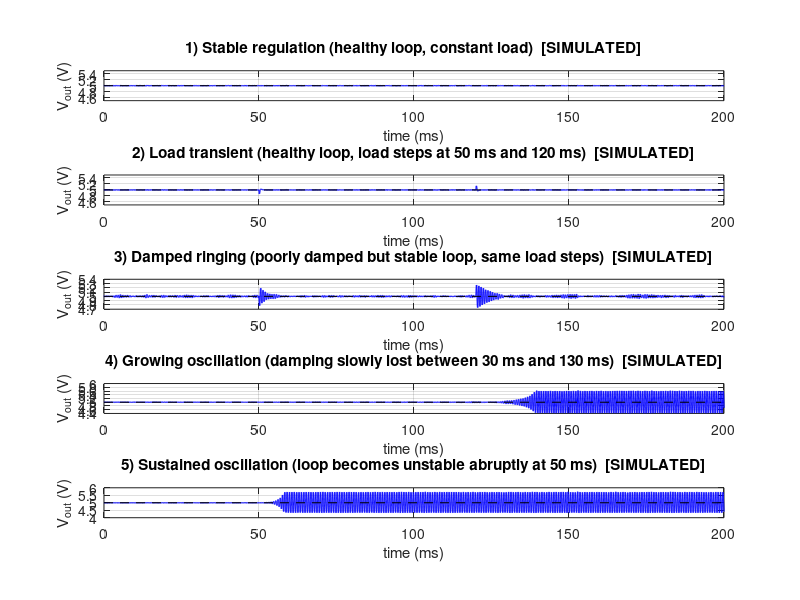
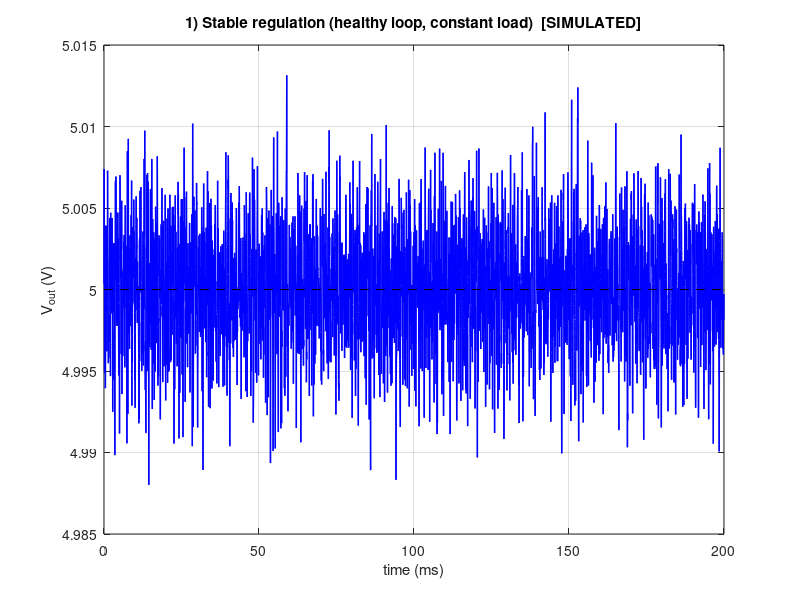
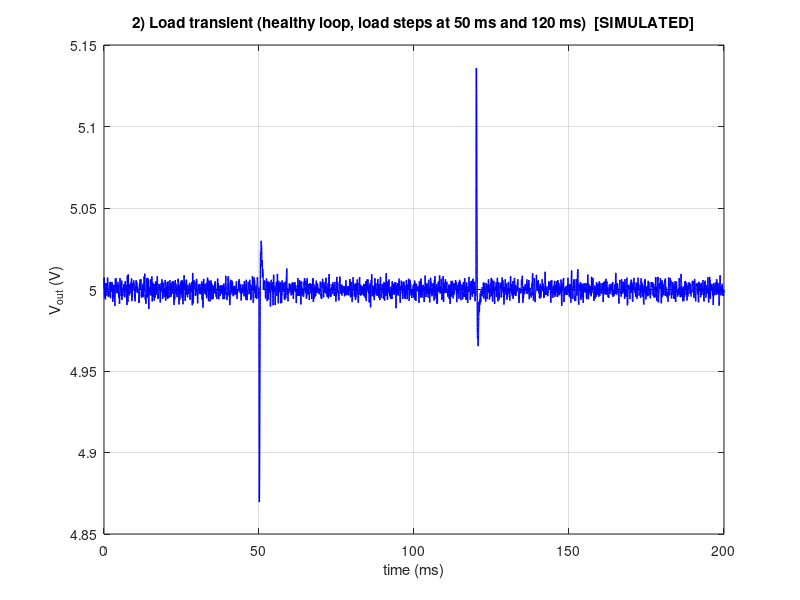
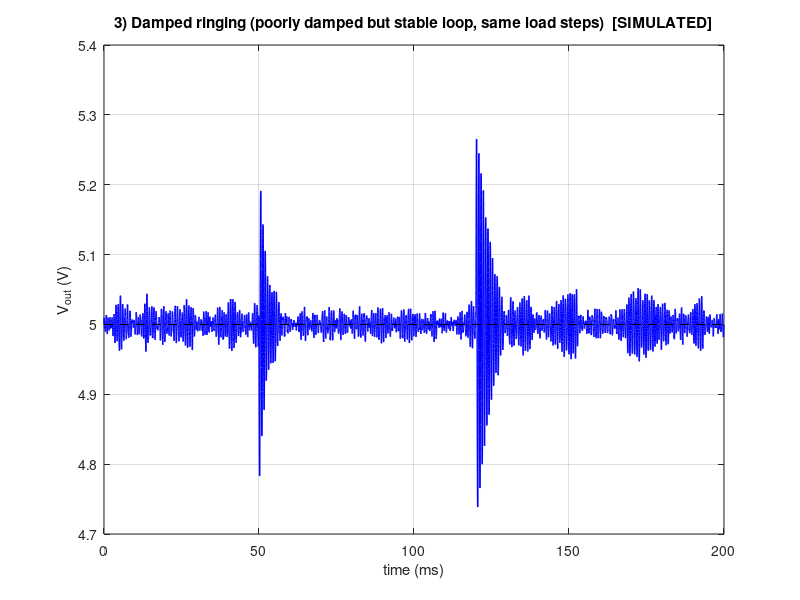

Recreate these plots in MATLAB, in order.
%% =====================================================================
%  buck_sim.m
%  Simplified CLOSED-LOOP BUCK REGULATOR  (averaged, control-oriented model)
%  Project : Predictive Oscillation Detection for Switching Power Regulators
%  Tool    : GNU Octave (tested on 8.x)
%
%  WHAT THIS FILE DOES
%    1. Simulates VOUT(t) of a buck regulator under five conditions:
%         stable, transient, ringing, growing, oscillation
%    2. Plots VOUT vs time for each condition  (PNG files are saved too)
%    3. Writes one CSV per condition:   time_s, Vout_V, iL_A, duty, Rload_ohm
%
%  ALL RESULTS ARE SIMULATED.  Nothing here is measured hardware data.
%
%  HOW TO RUN
%    octave buck_sim.m            (from a terminal)
%    or open Octave and type:  buck_sim
%  Output goes to the folder  ./data/
%  =====================================================================
1;   % <- tells Octave this is a SCRIPT file that also contains functions

%% ---------------------------------------------------------------------
%  SECTION 1 : PHYSICAL PARAMETERS OF THE REGULATOR
%  ---------------------------------------------------------------------
function P = default_params()
  P.Vin   = 12;        % [V]   input voltage (e.g. 12 V supply)
  P.Vref  = 5;         % [V]   target output voltage (regulator setpoint)
  P.fsw   = 100e3;     % [Hz]  switching frequency (used for ripple estimate only)
  P.L     = 100e-6;    % [H]   inductor
  P.C     = 220e-6;    % [F]   output capacitor
  P.RL    = 0.05;      % [ohm] inductor winding resistance (DCR) - gives a little natural damping
  P.Dmax  = 0.95;      % duty-cycle limit (controller cannot ask for more)
  P.Ipos  = 2.0;       % [A]   peak inductor-current limit (protection circuit)
  P.Ineg  = -0.5;      % [A]   reverse-current limit (synchronous rectifier protection)
  P.Tf    = 16e-6;     % [s]   time-constant of the derivative filter (~10 kHz corner)
  P.R0    = 10;        % [ohm] nominal load  (5 V / 10 ohm = 0.5 A)

  % Small random jitter on the load current.  Real loads are never perfectly
  % constant.  It is also the "seed" that lets an unstable loop start to
  % oscillate (in a perfect model, an unstable loop sitting exactly at its
  % equilibrium would never move).
  P.i_noise_rms = 15e-3;  % [A]   RMS of load-current jitter (3% of 0.5 A)
  P.noise_hold  = 50e-6;  % [s]   jitter changes every 50 us
  P.seed        = 1;      % fixed seed -> results are repeatable

  % Simulation numerics
  P.dt   = 2e-6;       % [s]   integration step (500 kHz)  << resonance period (~0.7 ms)
  P.Tend = 0.200;      % [s]   length of each simulation
  P.dec  = 5;          % store every 5th step -> saved sample rate = 1/(5*dt) = 100 kS/s
end

%% ---------------------------------------------------------------------
%  SECTION 2 : THE SIMULATOR  (averaged buck + PID voltage controller)
%
%  AVERAGED MODEL  -  the two equations we actually integrate:
%
%      L * diL/dt = d*Vin - vC - RL*iL          (inductor:  voltage = L di/dt)
%      C * dvC/dt = iL - vC/R - i_jitter        (capacitor: current = C dv/dt)
%
%    d  = duty cycle (0..Dmax) = fraction of each switching period the
%         high-side switch is ON.  Averaged over one period, the switch node
%         voltage is d*Vin.  THIS AVERAGING IS THE SIMPLIFICATION.
%    iL = inductor current,  vC = capacitor voltage = VOUT (ESR neglected)
%
%  CONTROLLER (voltage-mode PID):
%      e = Vref - Vout
%      d = Kp*e + I + Kd * d/dt(e)         with   dI/dt = Ki*e
%    Kp : reacts to present error         Ki : removes the steady error
%    Kd : reacts to how fast the error changes -> ADDS DAMPING
%
%  Scenario struct S fields:
%    S.g0     = [Kp Ki Kd]  controller gains at the start ("healthy")
%    S.g1     = [Kp Ki Kd]  gains after degradation
%    S.t_deg  = [t0 t1]     gains change linearly from g0 to g1 between t0 and t1
%                           (t1 == t0 means an abrupt change)
%    S.load_t = [..]        times at which the load resistance changes
%    S.load_R = [..]        load resistance from that time onward
%% ---------------------------------------------------------------------
function out = simulate_buck(P, S)
  dt = P.dt;  N = round(P.Tend / dt);
  t  = (0:N-1) * dt;

   % --- gain schedule: alpha = 0 (healthy) ... 1 (degraded) -------------
  alpha = zeros(1, N);
  t0d = S.t_deg(1);
  t1d = S.t_deg(2);
  for k = 1:N
    tk = t(k);
    if t1d <= t0d
      % Abrupt change at t0d
      if tk >= t0d
        alpha(k) = 1;
      else
        alpha(k) = 0;
      end
    else
      if tk < t0d
        alpha(k) = 0;
      elseif tk >= t1d
        alpha(k) = 1;
      else
        alpha(k) = (tk - t0d) / (t1d - t0d);
      end
    end
  end
  Kp = S.g0(1) + alpha * (S.g1(1) - S.g0(1));
  Ki = S.g0(2) + alpha * (S.g1(2) - S.g0(2));
  Kd = S.g0(3) + alpha * (S.g1(3) - S.g0(3));

   % --- load resistance versus time -------------------------------------
  Rk = P.R0 * ones(1, N);
  lt = S.load_t;
  lR = S.load_R;
  for i = 1:numel(lt)
    ti = lt(i);
    Ri = lR(i);
    idx = find(t >= ti);
    if ~isempty(idx)
      Rk(idx) = Ri;
    end
  end

  % --- load-current jitter (piecewise constant, repeatable) -------------
  randn("state", P.seed);
  hold_n  = round(P.noise_hold / dt);
  jit_raw = P.i_noise_rms * randn(1, ceil(N / hold_n) + 1);
  jit     = jit_raw(floor((0:N-1) / hold_n) + 1);

  % --- initial state = steady state at the initial load ------------------
  vC = P.Vref;
  iL = P.Vref / Rk(1);
  I  = (P.Vref + P.RL * iL) / P.Vin;   % duty that holds Vref at steady state
  ef = 0;                              % filtered error (for derivative)

  % --- storage (every P.dec-th step) ------------------------------------
  M = ceil(N / P.dec);
  o_t = zeros(M,1); o_v = o_t; o_i = o_t; o_d = o_t; o_r = o_t;
  m = 0;

  for k = 1:N
    % ---- controller -----------------------------------------------------
    e     = P.Vref - vC;
    dterm = Kd(k) * (e - ef) / P.Tf;        % filtered derivative  s/(Tf*s+1)
    ef    = ef + dt * (e - ef) / P.Tf;
    I     = I + dt * Ki(k) * e;             % integrator
    I     = min(max(I, 0), P.Dmax);         % anti-windup clamp
    d     = Kp(k) * e + I + dterm;
    d     = min(max(d, 0), P.Dmax);         % duty limits: 0 ... Dmax  (SATURATION)

    % ---- power stage (averaged) -----------------------------------------
    % Semi-implicit Euler: update iL first, then use the NEW iL to update vC.
    % (Plain Euler slowly adds fake energy to an LC circuit; this ordering
    %  does not.)
    iL = iL + dt * (d * P.Vin - vC - P.RL * iL) / P.L;
    iL = min(max(iL, P.Ineg), P.Ipos);      % current limit: real chips have one,
                                            % so an oscillation cannot grow forever
    vC = vC + dt * (iL - vC / Rk(k) - jit(k)) / P.C;

    % ---- store ----------------------------------------------------------
    if mod(k-1, P.dec) == 0
      m = m + 1;
      o_t(m) = t(k);  o_v(m) = vC;  o_i(m) = iL;  o_d(m) = d;  o_r(m) = Rk(k);
    end
  end

  out.t = o_t(1:m);  out.vout = o_v(1:m);  out.iL = o_i(1:m);
  out.duty = o_d(1:m);  out.R = o_r(1:m);
end

%% ---------------------------------------------------------------------
%  SECTION 3 : LINEAR SANITY CHECK  (closed-loop poles)
%  Small-signal plant:  Vout/d = Vin / (L*C*s^2 + (L/R + RL*C)*s + 1 + RL/R)
%  If any closed-loop pole has a POSITIVE real part the loop is unstable.
%  Returns the least-damped complex pole pair (frequency and damping ratio).
%% ---------------------------------------------------------------------
function [f_hz, zeta, max_re] = least_damped_pole(P, R, g)
  a2 = P.L * P.C;  a1 = P.L / R + P.RL * P.C;  a0 = 1 + P.RL / R;
  Kp = g(1); Ki = g(2); Kd = g(3);
  nc = conv([Kp Ki], [P.Tf 1]) + [Kd 0 0];   % controller numerator
  dc = conv([1 0],    [P.Tf 1]);             % controller denominator
  ch = conv(dc, [a2 a1 a0]);                 % characteristic polynomial ...
  q  = P.Vin * nc;
  q  = [zeros(1, numel(ch) - numel(q)) q];
  p  = roots(ch + q);                        % ... its roots are the poles
  max_re = max(real(p));
  c = p(abs(imag(p)) > 1);                   % complex poles only
  if isempty(c)
    f_hz = NaN; zeta = NaN;
  else
    [~, i] = min(-real(c) ./ abs(c));        % smallest damping ratio
    f_hz = abs(c(i)) / (2*pi);
    zeta = -real(c(i)) / abs(c(i));
  end
end

%% =====================================================================
%  MAIN PROGRAM
%% =====================================================================
P = default_params();
if ~exist("data", "dir"), mkdir("data"); end
SHOW_PLOTS = true;      % set false to only save PNGs (no windows)

%% ---- Design numbers (printed so you can quote them in the viva) --------
D0    = P.Vref / P.Vin;                          % ideal duty cycle
f0    = 1 / (2*pi*sqrt(P.L * P.C));              % LC resonant frequency
Zc    = sqrt(P.L / P.C);                         % characteristic impedance
dIL   = (P.Vin - P.Vref) * D0 / (P.L * P.fsw);   % inductor ripple current (p-p)
dVsw  = dIL / (8 * P.C * P.fsw);                 % capacitor ripple voltage (p-p, ideal C)
printf("\n=== DESIGN NUMBERS (simulated regulator) ===\n");
printf("Vin = %g V, Vref = %g V, ideal duty D = Vref/Vin = %.3f\n", P.Vin, P.Vref, D0);
printf("fsw = %g kHz, L = %g uH, C = %g uF, nominal load = %g ohm (%.2f A)\n", ...
       P.fsw/1e3, P.L*1e6, P.C*1e6, P.R0, P.Vref/P.R0);
printf("LC resonant frequency f0 = 1/(2*pi*sqrt(LC)) = %.0f Hz\n", f0);
printf("Switching ripple that the AVERAGED model leaves out:\n");
printf("   inductor ripple current  = %.3f A p-p\n", dIL);
printf("   output ripple voltage    = %.2f mV p-p  (ideal capacitor)\n", dVsw*1e3);
printf("   fsw / f0 = %.0f  -> switching is far faster than the loop dynamics\n\n", P.fsw/f0);

%% ---- The five scenarios --------------------------------------------------
%  Gain sets [Kp Ki Kd]:
G_healthy = [0.05 200 2e-5];   % well damped (Kd provides damping)
G_ringing = [0.05  80 0   ];   % Kd removed -> LC resonance barely damped, still stable
G_marg    = [0.05 200 0   ];   % Kd removed, Ki as before -> loop just barely unstable
G_bad     = [0.05 300 0   ];   % Kd removed and Ki high -> clearly unstable

step_t = [0.050 0.120];        % load steps: 10 ohm -> 5 ohm at 50 ms, back to 10 ohm at 120 ms
step_R = [5     10   ];

S = struct("name", {}, "g0", {}, "g1", {}, "t_deg", {}, "load_t", {}, "load_R", {}, "title", {});

S(1).name = "stable";      S(1).g0 = G_healthy; S(1).g1 = G_healthy; S(1).t_deg = [0 0];
S(1).load_t = [];          S(1).load_R = [];
S(1).title = "1) Stable regulation (healthy loop, constant load)";

S(2).name = "transient";   S(2).g0 = G_healthy; S(2).g1 = G_healthy; S(2).t_deg = [0 0];
S(2).load_t = step_t;      S(2).load_R = step_R;
S(2).title = "2) Load transient (healthy loop, load steps at 50 ms and 120 ms)";

S(3).name = "ringing";     S(3).g0 = G_ringing; S(3).g1 = G_ringing; S(3).t_deg = [0 0];
S(3).load_t = step_t;      S(3).load_R = step_R;
S(3).title = "3) Damped ringing (poorly damped but stable loop, same load steps)";

S(4).name = "growing";     S(4).g0 = G_healthy; S(4).g1 = G_marg; S(4).t_deg = [0.030 0.130];
S(4).load_t = [];          S(4).load_R = [];
S(4).title = "4) Growing oscillation (damping slowly lost between 30 ms and 130 ms)";

S(5).name = "oscillation"; S(5).g0 = G_healthy; S(5).g1 = G_bad; S(5).t_deg = [0.050 0.050];
S(5).load_t = [];          S(5).load_R = [];
S(5).title = "5) Sustained oscillation (loop becomes unstable abruptly at 50 ms)";

%% ---- Run, check poles, save CSV, plot ------------------------------------
res = cell(1, numel(S));
for s = 1:numel(S)
  printf("Simulating %-12s ... ", S(s).name); fflush(stdout);
  tic; res{s} = simulate_buck(P, S(s)); printf("done (%.1f s)\n", toc);

  o = res{s};
  M = [o.t, o.vout, o.iL, o.duty, o.R];
  fid = fopen(fullfile("data", [S(s).name ".csv"]), "w");
  fprintf(fid, "time_s,Vout_V,iL_A,duty,Rload_ohm\n");
  fprintf(fid, "%.6f,%.6f,%.6f,%.5f,%.2f\n", M.');
  fclose(fid);

  [f_a, z_a, mr_a] = least_damped_pole(P, P.R0, S(s).g0);
  [f_b, z_b, mr_b] = least_damped_pole(P, P.R0, S(s).g1);
  printf("   linear check (R = %g ohm): start gains -> f=%.0f Hz, zeta=%.3f, max Re(pole)=%+.0f 1/s\n", ...
         P.R0, f_a, z_a, mr_a);
  if any(S(s).g1 ~= S(s).g0)
    printf("                             end gains   -> f=%.0f Hz, zeta=%.3f, max Re(pole)=%+.0f 1/s\n", ...
           f_b, z_b, mr_b);
  end
end
printf("\nCSV files written to ./data/  (SIMULATED data)\n");

%% ---- Plots ------------------------------------------------------------------
if ~SHOW_PLOTS, set(0, "defaultfigurevisible", "off"); end
fig = figure("position", [100 50 1000 1200]);
for s = 1:numel(S)
  o = res{s};
  subplot(numel(S), 1, s);
  plot(o.t*1e3, o.vout, "b", "linewidth", 1); hold on;
  plot([0 P.Tend*1e3], [P.Vref P.Vref], "k--");
  grid on; xlabel("time (ms)"); ylabel("V_{out} (V)");
  title([S(s).title "  [SIMULATED]"]);
  xlim([0 P.Tend*1e3]);
  % zoomed y-axis for the small-signal cases, full range for the saturated one
  span = max(o.vout) - min(o.vout);
  if span < 0.5, ylim([P.Vref - 0.5, P.Vref + 0.5]); end
end
print(fig, "-dpng", "-r110", fullfile("data", "vout_all_conditions.png"));

for s = 1:numel(S)
  o = res{s};
  f2 = figure("position", [100 100 900 350]);
  plot(o.t*1e3, o.vout, "b", "linewidth", 1); hold on;
  plot([0 P.Tend*1e3], [P.Vref P.Vref], "k--");
  grid on; xlabel("time (ms)"); ylabel("V_{out} (V)");
  title([S(s).title "  [SIMULATED]"]);
  print(f2, "-dpng", "-r100", fullfile("data", ["vout_" S(s).name ".png"]));
  if ~SHOW_PLOTS, close(f2); end
end
printf("Plots saved to ./data/*.png\n");
